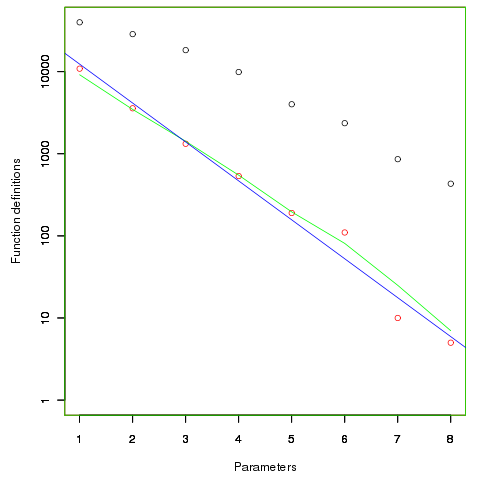

R code for this plot:
#
# numunused.R  8 May 11

par(mfcol=c(1,1))
par(mai=c(0.9, 0.9, 0.1, 0.2))
num_unused=read.csv("unused.number", sep=",", header=FALSE, strip.white=TRUE)
max_y=max(num_unused[,3])
par(col="black")
plot(num_unused[,3], ylim=c(1, max_y), log="y",
		 xlab="Parameters", ylab="Function definitions")
par(new=TRUE)
par(col="red")
plot(num_unused[,2], ylim=c(1, max_y), log="y",
		 xlab="", ylab="")

# Derek's wet-finger fit
par(new=TRUE)
par(col="green")
plot(num_unused[,4], ylim=c(1, max_y), log="y", type="l",
		 xlab="", ylab="")

# A linear regression of the actual data
x=c(1:8)
y=log10(num_unused[,2])
est_lm=lm(y~x)
par(col="blue")
abline(reg=est_lm, lty=1)
